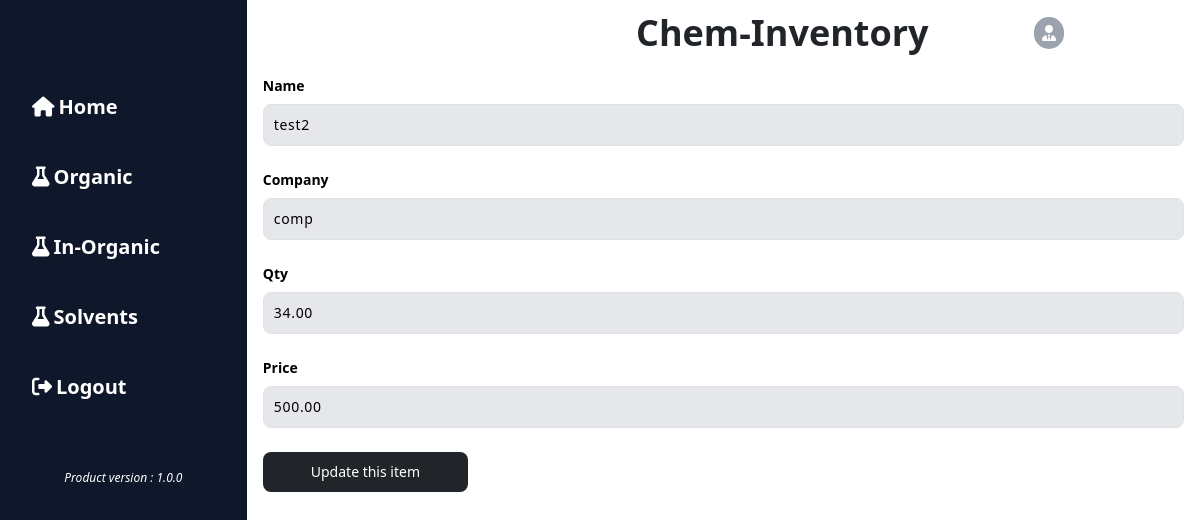
The page /solvents/update/3/ on the database its author committed.
### solvents/models.py (models this page shows, shortened)
class solvents(models.Model):
    id = models.BigAutoField(primary_key=True)
    name=models.CharField(max_length=200,default='')
    company=models.CharField(max_length=200,default='')
    qty=models.DecimalField(max_digits=10,decimal_places=2)
    price=models.DecimalField(max_digits=10,decimal_places=2)

### solvents/views.py (the view)
# urls.py: path('update/<int:id>/',views.update,name='update'),
def update(request,id):
    solv_compounds=solv.objects.all()
    update_element=solv.objects.get(id=id)
    form=solventUpdate(request.POST or None,instance=update_element)
    if form.is_valid():
        form.save()
        return redirect('/solvents',{'elems':solv_compounds,'catagoryname':'solvents'})
    return render(request,'update.html',{'form':form,'element':update_element})

### solvents/form.py
class solventUpdate(forms.ModelForm):
    class Meta:
        model=solvents
        fields=['name','company','qty','price']

### templates/update.html
{% extends 'base.html' %} {% block body %}
<form method="post">
  {% csrf_token %} {% for i in form %}
  <div class="mb-6">
    <label
      for="base-input"
      class="block mb-2 text-sm font-bold text-black "
      >{{i.label}}</label
    >
    <input
      type="text"
      name="{{i.name}}"
      value="{{i.value}}"
      id="base-input"
      class="bg-gray-200 border border-gray-300 text-sm tracking-wider rounded-lg focus:ring-blue-500 focus:border-blue-500 block w-full p-2.5 text-black dark:border-gray-600 dark:focus:ring-blue-500 dark:focus:border-blue-500"
    />
  </div>
  {% endfor %}
  <button
    type="submit"
    class="text-white bg-dark hover:bg-blue-800 focus:ring-4 focus:outline-none focus:ring-blue-300 font-medium rounded-lg text-sm px-5 py-2.5 text-center text-black dark:hover:bg-blue-700 dark:focus:ring-blue-800"
  >
    Update this item
  </button>
</form>
{% endblock %}

### templates/base.html (shortened to what this page needs)
{% load static %}
<!DOCTYPE html>
<html lang="en">
  <head>
    <link
      href="https://cdn.jsdelivr.net/npm/bootstrap@5.0.2/dist/css/bootstrap.min.css"
      rel="stylesheet"
    />
    <script src="https://cdn.tailwindcss.com"></script>
    <link
      rel="stylesheet"
      href="https://cdnjs.cloudflare.com/ajax/libs/font-awesome/6.2.1/css/all.min.css"
    />
    <link rel="stylesheet" href="{% static 'assets/styles/main.css' %}" />
  </head>
  <body class="overflow-hidden">
    <nav class="navbar w-[80%] fixed top-0 left-[600px]">
      <div class="container ml-6 w-1/2 flex">
        <a class="navbar-brand text-dark text-4xl font-bold" href="#">
          Chem-Inventory
        </a>
        <span class="px-4 py-1 rounded-2xl text-gray-900 font-semibold">
          <i
            class="fa-solid fa-user-tie p-2 text-white bg-gray-400 rounded-full mr-1"
          ></i>
        </span>
      </div>
    </nav>
    <div class="flex justify-around">
      <div
        class="sidebar justify-left overflow-hidden w-[25%] bg-gradient-to-r from-slate-900 via-black-900 to-slate-900 h-screen p-4 overflow-hidden"
      >
        <div class="flex flex-col ">
          <ul
            class="text-white font-semibold text-xl flex flex-col h-[350px] mt-5 justify-around"
          >
            <li
              class="hover:text-zinc-400 hover:bg-white p-2 flex justify-start items-center rounded-lg"
            >
              <i class="fa-solid fa-house pr-1"></i
              ><a href="{% url 'organic:home' %}" class="hover:text-zinc-400"
                >Home</a
              >
            </li>
            <li
              class="hover:text-zinc-400 hover:bg-white p-2 flex just items-center rounded-lg"
            >
              <i class="fa-solid fa-flask pr-1"></i
              ><a href="{% url 'organic:organic' %}" class="hover:text-zinc-400"
                >Organic</a
              >
            </li>
            <li
              class="hover:text-zinc-400 hover:bg-white p-2 flex items-center rounded-lg"
            >
              <i class="fa-solid fa-flask pr-1"></i
              ><a
                href="{% url 'inorganic:inorganic' %}"
                class="hover:text-zinc-400"
                >In-Organic</a
              >
            </li>
            <li
              class="hover:text-zinc-400 hover:bg-white p-2 flex items-center rounded-lg"
            >
              <i class="fa-solid fa-flask pr-1"></i
              ><a
                href="{% url 'solvents:solvents' %}"
                class="hover:text-zinc-400"
                >Solvents</a
              >
            </li>
            <li
              class="hover:text-zinc-400 hover:bg-white p-2 flex items-center rounded-lg"
            >
              <i class="fa-solid fa-right-from-bracket pr-1"></i
              ><a href="{% url 'logout' %}" class="hover:text-zinc-400"
                >Logout</a
              >
            </li>
          </ul>
          <p class="text-light text-xs text-white italic text-center mt-5">Product version : 1.0.0</p>
        </div>
      </div>
      <div class="mt-[60px] h-auto pb-0 w-[100%] p-3">
        {% block body %} {% endblock %}
      </div>
    </div>
  </body>
</html>

### templates/base.html (style rules this page uses)
a { text-decoration: none; }

### rows shown on the page
solvents: name "test2" "comp" "34.00" "500.00"

### other values the page prints
{{ i.label }} "Name" "Company" "Qty" "Price"
